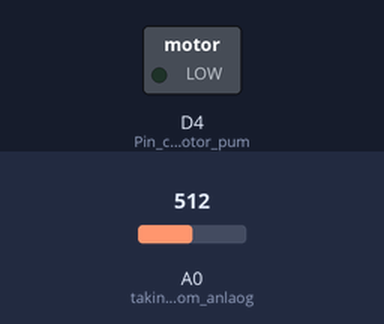
Simulated run of this sketch. Board: ESP8266 (NodeMCU). Shown: switched loads named in the sketch (green lamp = pin HIGH). The test bench sets the inputs (shaded band); at power-on: A0 (taking_input_from_anlaog) = 512. What the sketch prints to the serial monitor is not drawn.

Above: at 2.5 s.
At 15.0 s:
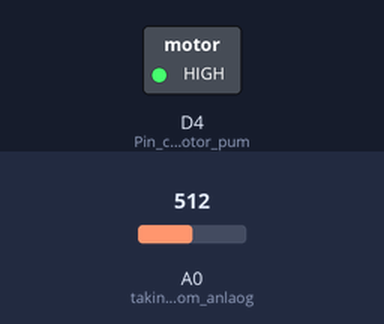
Timing chart, 0 to 32.5 s (numbered marks = the images above):
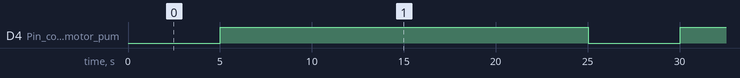

The sketch:

Soil_Moisture_Sensor.ino
```cpp
int sensorValue;
int limit = 300; //Limit of moisture level

void setup() {
 Serial.begin(9600);//Initializing serial monitor with 9600 baud rate
 pinMode(D4, OUTPUT);//Pin controlling motor pump
 pinMode(A0, INPUT);//taking input from anlaog pin

}
void loop() {

 sensorValue = analogRead(A0); //taking input
 Serial.println("Analog Value : ");//Printing on Serial monitor analog value of moisture
 Serial.println(sensorValue);

 if (sensorValue>limit) {//if moisture anolog value greater than limit so low moisture
     digitalWrite(D4, 0); //Starting the motor for 5 secs
     Serial.println("Low Moisture:- Giving Water for 5 seconds waiting 20 secs");//printing what is done
     delay(5000);
     digitalWrite(D4, 1); //Stoping motor
     delay(20000);//waiting for 20secs


 }
 else {
    digitalWrite(D4, 1); //Stoping Motor
    Serial.println("Enough Moisture:- No Need of Water checking after 10 secs");
    delay(10000);
 }

}
```

Measured:
- by itself, D4 (Pin_controlling_motor_pum): alternates HIGH for 20.0 s and LOW for 5.0 s
